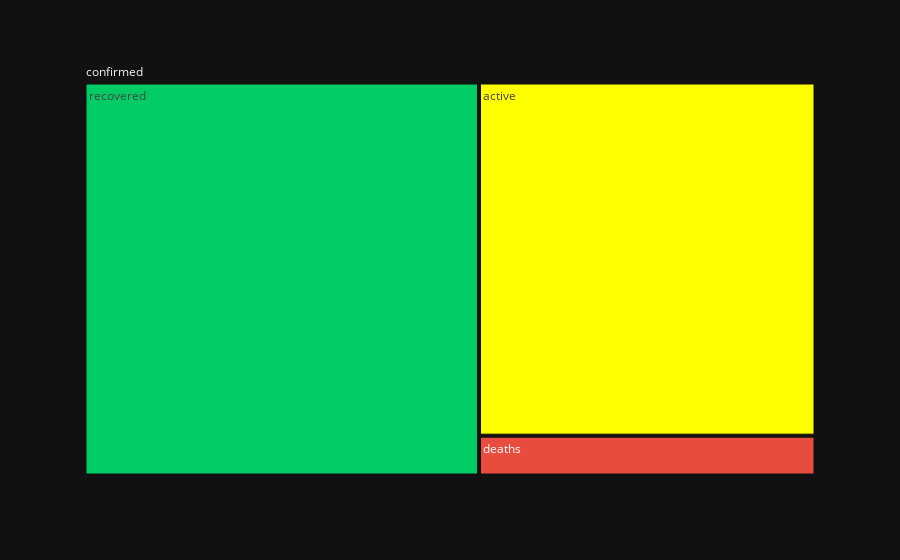

Notebook source saved alongside this figure:
### Code cell
fig = px.treemap(world_long_df, path=["upper", "status"], values="count",
                 color_discrete_sequence=['#00CC66', '#FFFF00', '#e74c3c'],
                 template='plotly_dark')

fig.show()

### Figure 1 — Plotly figure (JSON) as saved in the notebook; plotly's stock layout.template omitted (floating-point values rounded to 4 significant figures)
{"data": [{"branchvalues": "total", "domain": {"x": [0, 1], "y": [0, 1]}, "hovertemplate": "labels=%{label}<br>count=%{value}<br>parent=%{parent}<br>id=%{id}<extra></extra>", "ids": ["confirmed/active", "confirmed/deaths", "confirmed/recovered", "confirmed"], "labels": ["active", "deaths", "recovered", "confirmed"], "name": "", "parents": ["confirmed", "confirmed", "confirmed", ""], "type": "treemap", "values": [4736434, 534267, 6179006, 11449707]}], "layout": {"legend": {"tracegroupgap": 0}, "margin": {"t": 60}, "treemapcolorway": ["#00CC66", "#FFFF00", "#e74c3c"]}}
